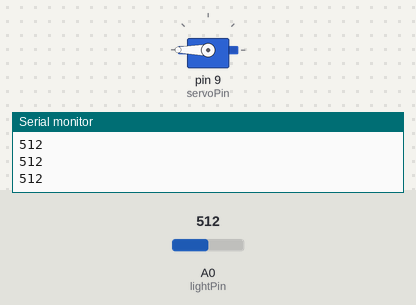
The sketch below on a simulated Arduino Uno, built with avr-gcc and run on an emulated ATmega328P. On the bench: servo, the last lines printed to the serial monitor. The test bench sets the inputs (shaded band); at power-on: A0 (lightPin) = 512.

Above: at 1.2 s.
1.3 s: A0 (lightPin) set to 267
2.9 s: A0 (lightPin) set to 236
At 4.4 s:
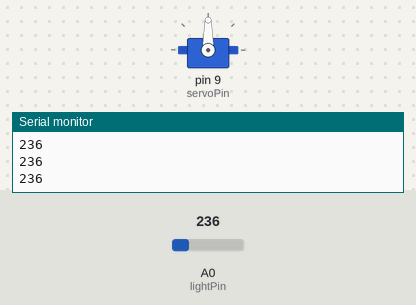
4.7 s: A0 (lightPin) set to 32
6.2 s: A0 (lightPin) set to 28
At 7.7 s:
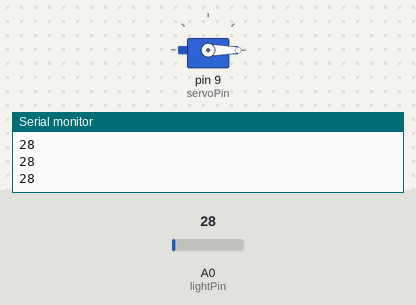
8.0 s: A0 (lightPin) set to 68
9.5 s: A0 (lightPin) set to 80
At 11.0 s:
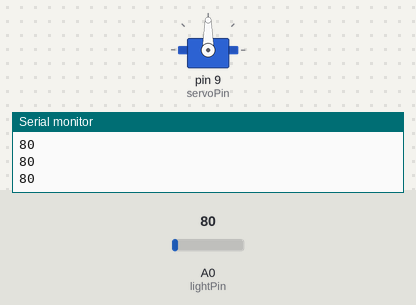
Timing chart, 0 to 12.2 s (numbered marks = the images above; inputs shaded):
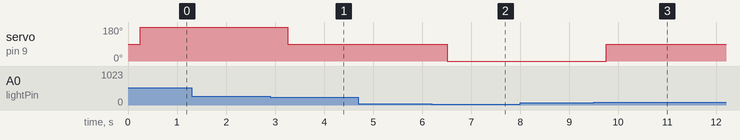

Measured:
- the behaviour switches between 251 and 250 on A0 (lightPin) (found by bisection; images 0 and 1)
- the behaviour switches between 30 and 29 on A0 (lightPin) (found by bisection; images 1 and 2)
- the behaviour switches between 75 and 76 on A0 (lightPin) (found by bisection; images 2 and 3)
- after the input at 2.9 s, servo on pin 9 (servoPin): 180° → 90° after 0.35 s
- after the input at 6.2 s, servo on pin 9 (servoPin): 90° → 0° after 0.31 s
- after the input at 9.5 s, servo on pin 9 (servoPin): 0° → 90° after 0.26 s

The sketch:

Servo_Light.ino
```cpp
#include <Servo.h>
int servoPin = 9;
int lightVal;
int lightPin = A0;

Servo myServo;

void setup() {
  // put your setup code here, to run once:
Serial.begin(9600);
myServo.attach(servoPin);
pinMode(lightPin,INPUT);
}

void loop() {
  // put your main code here, to run repeatedly:
  lightVal = analogRead(lightPin);
  Serial.println(lightVal);
  delay(250);


  if(lightVal>75){
    myServo.write(90);
  }
  if(lightVal>250){
    myServo.write(180);
  }
  if(lightVal<30){
    myServo.write(0);
  }


}
```
